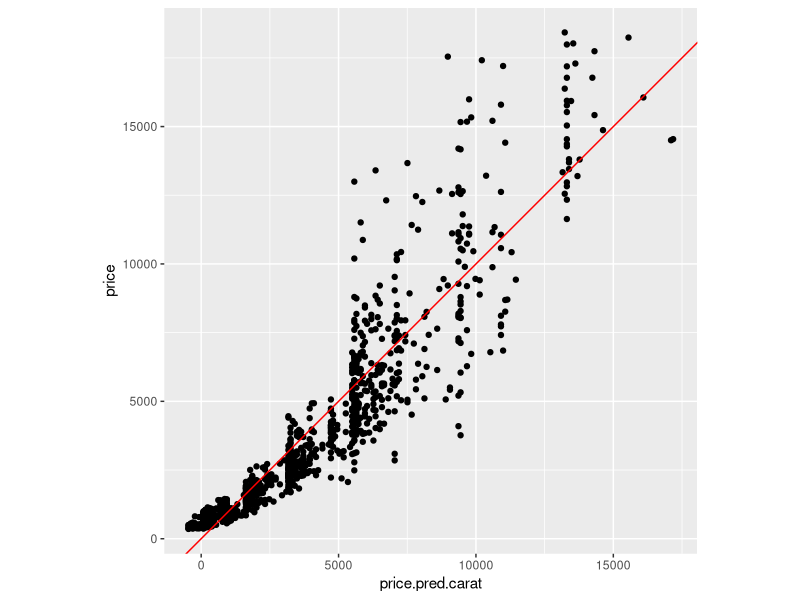
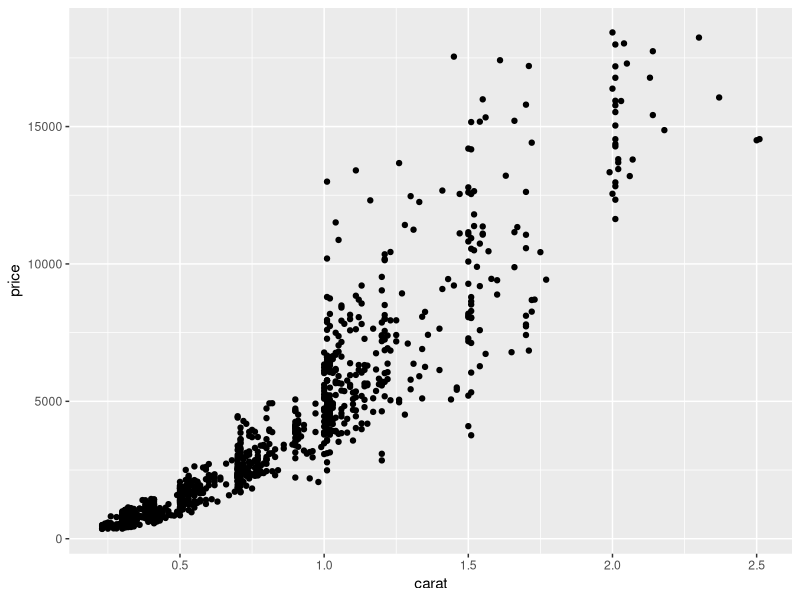
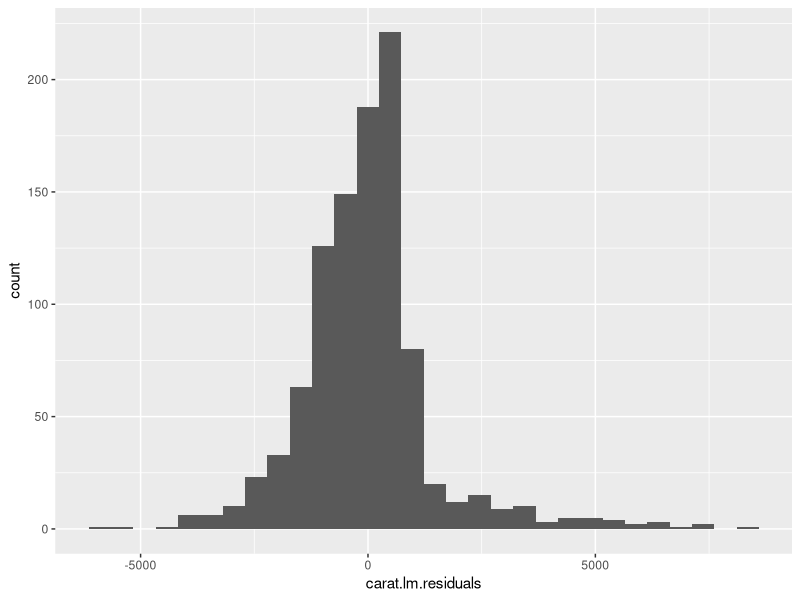
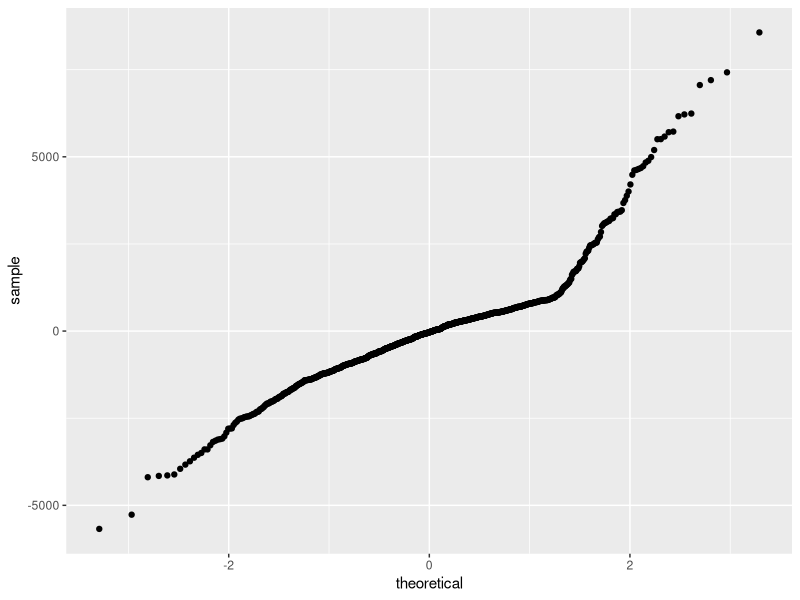
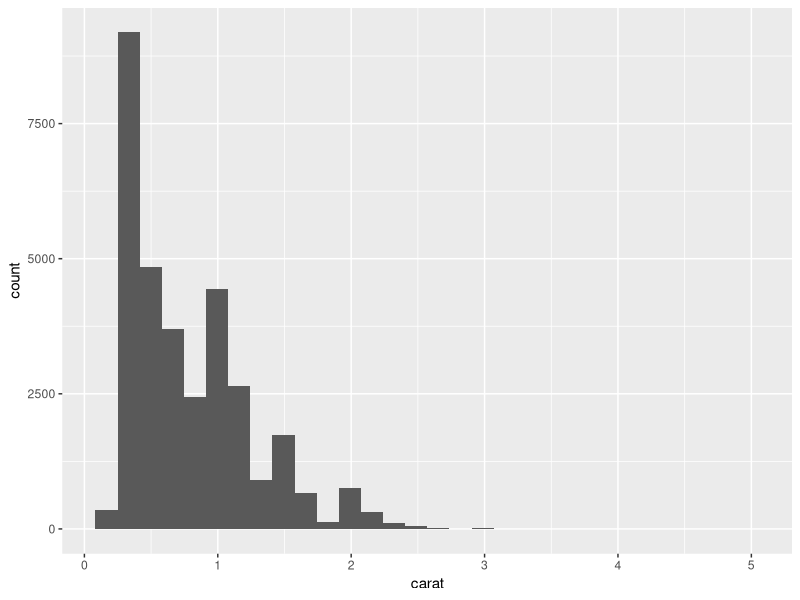
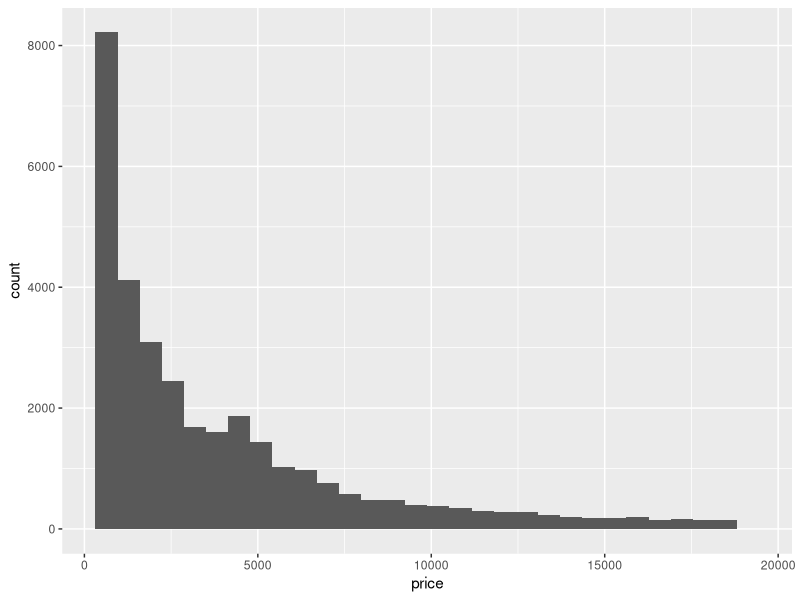
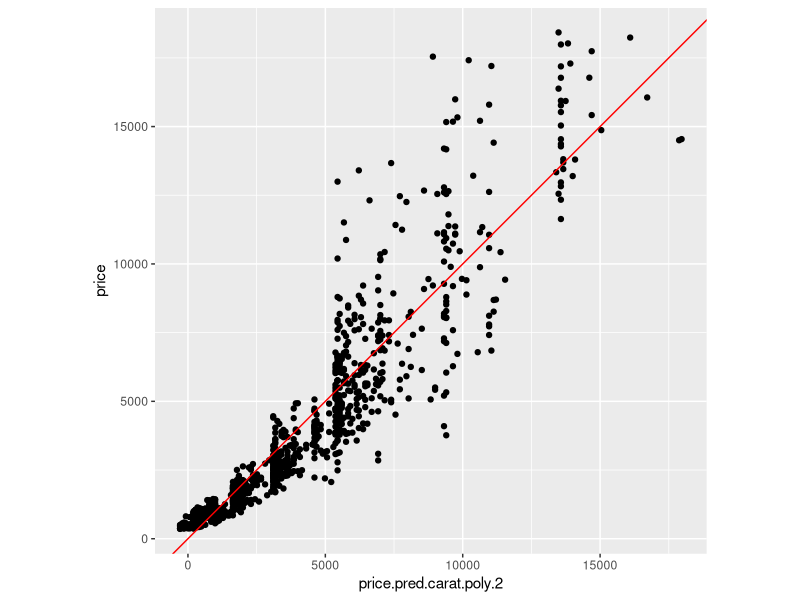
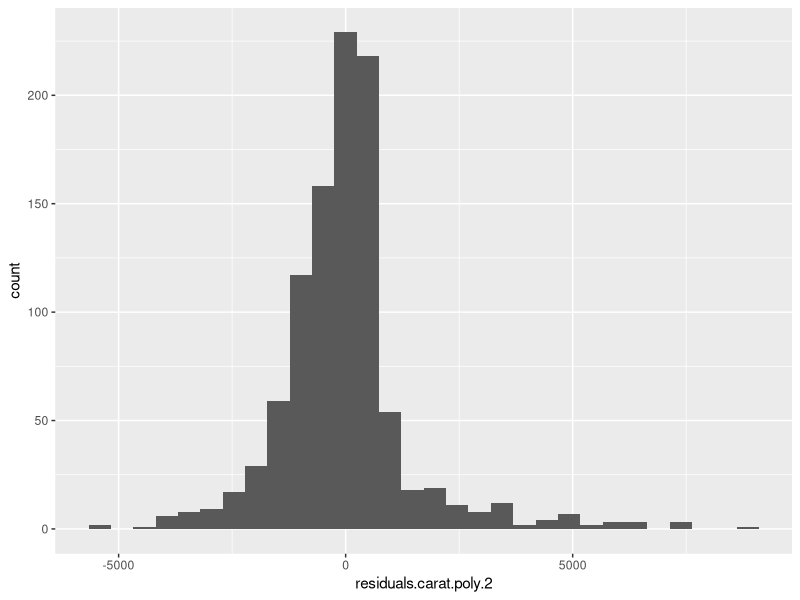

These charts were generated, in order, by the following R code:
library(tidyverse)

# check out our data
diamonds

# TODO some visualizations / data exploration

# training/test/validation split
set.seed(12345)
train.proportion <- 0.6
test.proportion <- 0.2
validation.proportion <- 0.2

# pull out the training data
train.index <- sample(1:nrow(diamonds), nrow(diamonds)*train.proportion)
train.data <- diamonds[train.index,]

# select test and validation from what's left over
holdout.data <- diamonds[-train.index,]
test.index <- sample(1:nrow(holdout.data), nrow(diamonds)*test.proportion)
test.data <- holdout.data[test.index,]
validation.data <- holdout.data[-test.index,]


### train a linear regression model using a single variable as predictor
carat.lm <- lm(data = train.data, price ~ carat)
summary(carat.lm)

train.data$price.pred.carat <- predict(carat.lm, newdata=train.data)

# sample just 1000 points from the validation data for easy plotting
train.data.sample.idx <- sample(1:nrow(train.data), 1000)

# plot price vs. the model predictions
ggplot(data=train.data[train.data.sample.idx,]) + 
  geom_point(mapping = aes(x=price.pred.carat,y=price)) +
  coord_equal(ratio=1) + 
  geom_abline(intercept=0, slope=1, color="red")
# coord_equal ensures the x and y scales are the same

# note: some price predictions are less than 0 - why is this?

# compare with the plot of price vs carat directly
ggplot(data=train.data[train.data.sample.idx,]) + 
  geom_point(mapping = aes(x=carat,y=price))

# check out the distribution of residuals for this model
train.data$carat.lm.residuals <- train.data$price - train.data$price.pred.carat
ggplot(data=train.data[train.data.sample.idx,]) +
  geom_histogram(mapping = aes(x=carat.lm.residuals))

# QQ plot for an assumed normal distribution
# TODO decide whether this should actually be included
ggplot(data=train.data[train.data.sample.idx,]) +
  stat_qq(mapping = aes(sample=carat.lm.residuals),
          distribution = stats::qnorm)

# look at the distributions of carat and price independently
ggplot(data=train.data) +
  geom_histogram(mapping = aes(x=carat))

ggplot(data=train.data) +
  geom_histogram(mapping = aes(x=price))

# TODO try a variable transformation on price and carat


### Polynomial models ###

# try adding a higher-order term
# aka fitting price to a 2nd-order polynomial of carat
carat.lm.poly.2 <- lm(data = train.data, price ~ carat + I(carat^2))
summary(carat.lm.poly.2)

# plot price vs predicted price for the polynomial model
train.data$price.pred.carat.poly.2 <- predict(carat.lm.poly.2, newdata=train.data)
ggplot(data=train.data[train.data.sample.idx,]) + 
  geom_point(mapping = aes(x=price.pred.carat.poly.2,y=price)) +
  coord_equal(ratio=1) + 
  geom_abline(intercept=0, slope=1, color="red")

# look at the distribution of residuals
train.data$residuals.carat.poly.2 <- train.data$price - train.data$price.pred.carat.poly.2
ggplot(data=train.data[train.data.sample.idx,]) +
  geom_histogram(mapping = aes(x=residuals.carat.poly.2))

# QQ plot of poly 2 residuals vs a normal distribution
ggplot(data=train.data[train.data.sample.idx,]) +
  stat_qq(mapping = aes(sample=residuals.carat.poly.2),
          distribution = stats::qnorm)

# try a 3rd-order polynomial
carat.lm.poly.3 <- lm(data = train.data, price ~ carat + I(carat^2) + I(carat^3))
summary(carat.lm.poly.3)

# plot price vs predicted price for the 3rd-order polynomial model
train.data$price.pred.carat.poly.3 <- predict(carat.lm.poly.3, newdata=train.data)

ggplot(data=train.data[train.data.sample.idx,]) + 
  geom_point(mapping = aes(x=price.pred.carat.poly.3,y=price)) +
  coord_equal(ratio=1) + 
  geom_abline(intercept=0, slope=1, color="red")

# look at the distribution of residuals for the poly 3 model
train.data$residuals.carat.poly.3 <- train.data$price - train.data$price.pred.carat.poly.3
ggplot(data=train.data[train.data.sample.idx,]) +
  geom_histogram(mapping = aes(x=residuals.carat.poly.3))

# QQ plot of poly 3 residuals vs a normal distribution
ggplot(data=train.data[train.data.sample.idx,]) +
  stat_qq(mapping = aes(sample=residuals.carat.poly.3),
          distribution = stats::qnorm)


### Why not use higher-order polynomials all the time? ###

# try with a tiny training dataset
set.seed(11235)
train.data.tiny.index <- sample(1:nrow(train.data), 10)
train.data.tiny <- train.data[train.data.tiny.index,]

ggplot(data=train.data.tiny) + 
  geom_point(mapping = aes(x = carat, y = price))

# train our 3 polynomial models on the tiny dataset
tiny.poly.1 <- lm(data=train.data.tiny, price ~ carat)
summary(tiny.poly.1)

tiny.poly.2 <- lm(data=train.data.tiny, price ~ carat + I(carat^2))
summary(tiny.poly.2)

tiny.poly.3 <- lm(data=train.data.tiny, price ~ carat + I(carat^2) + I(carat^3))
summary(tiny.poly.3)

tiny.poly.5 <- lm(data=train.data.tiny, price ~ carat + I(carat^2) + I(carat^3)
                  + I(carat^4) + I(carat^5))
summary(tiny.poly.5)

tiny.poly.8 <- lm(data=train.data.tiny, price ~ carat + I(carat^2) + I(carat^3)
                  + I(carat^4) + I(carat^5) + I(carat^6) + I(carat^7)+ I(carat^8))
summary(tiny.poly.8)
# look at the curves fit by each model

# simple linear model
tiny.poly.1$coefficients
ggplot(data=train.data.tiny) + 
  geom_point(mapping = aes(x = carat, y = price)) + 
  stat_function(geom = "line",
                fun = function(x) tiny.poly.1$coefficients[1] + 
                  tiny.poly.1$coefficients[2]*x
                )


# 2nd-order polynomial
tiny.poly.2$coefficients
ggplot(data=train.data.tiny) + 
  geom_point(mapping = aes(x = carat, y = price)) + 
  stat_function(geom = "line",
                fun = function(x) tiny.poly.2$coefficients[1] + 
                  tiny.poly.2$coefficients[2]*x + 
                  tiny.poly.2$coefficients[3]*x^2
  )

# 3rd-order polynomial
tiny.poly.3$coefficients
ggplot(data=train.data.tiny) + 
  geom_point(mapping = aes(x = carat, y = price)) + 
  stat_function(geom = "line",
                fun = function(x) tiny.poly.3$coefficients[1] + 
                  tiny.poly.3$coefficients[2]*x + 
                  tiny.poly.3$coefficients[3]*x^2 + 
                  tiny.poly.3$coefficients[4]*x^3
  )


# 5th-order polynomial
tiny.poly.5$coefficients
ggplot(data=train.data.tiny) + 
  geom_point(mapping = aes(x = carat, y = price)) + 
  stat_function(geom = "line",
                fun = function(x) tiny.poly.5$coefficients[1] + 
                  tiny.poly.5$coefficients[2]*x + 
                  tiny.poly.5$coefficients[3]*x^2 + 
                  tiny.poly.5$coefficients[4]*x^3 + 
                  tiny.poly.5$coefficients[5]*x^4 + 
                  tiny.poly.5$coefficients[6]*x^5
  )


# 8th-order polynomial
tiny.poly.8$coefficients
ggplot(data=train.data.tiny) + 
  geom_point(mapping = aes(x = carat, y = price)) + 
  stat_function(geom = "line",
                fun = function(x) tiny.poly.8$coefficients[1] + 
                  tiny.poly.8$coefficients[2]*x + 
                  tiny.poly.8$coefficients[3]*x^2 + 
                  tiny.poly.8$coefficients[4]*x^3 + 
                  tiny.poly.8$coefficients[5]*x^4 + 
                  tiny.poly.8$coefficients[6]*x^5 + 
                  tiny.poly.8$coefficients[7]*x^6 + 
                  tiny.poly.8$coefficients[8]*x^7 + 
                  tiny.poly.8$coefficients[9]*x^8
  )

# check out the validation results
val.preds.tiny.poly.1 <- predict(tiny.poly.1, newdata = validation.data)
ggplot() +
  geom_point(mapping = aes(x=val.preds.tiny.poly.1, y=validation.data$price)) +
  coord_equal(ratio=1) + 
  geom_abline(intercept=0, slope=1, color="red") + 
  ggtitle("Tiny Polynomial Model 1")

val.preds.tiny.poly.2 <- predict(tiny.poly.2, newdata = validation.data)
ggplot() +
  geom_point(mapping = aes(x=val.preds.tiny.poly.2, y=validation.data$price)) +
  coord_equal(ratio=1) + 
  geom_abline(intercept=0, slope=1, color="red") + 
  ggtitle("Tiny Polynomial Model 2")

val.preds.tiny.poly.3 <- predict(tiny.poly.3, newdata = validation.data)
ggplot() +
  geom_point(mapping = aes(x=val.preds.tiny.poly.3, y=validation.data$price)) +
  coord_equal(ratio=1) + 
  geom_abline(intercept=0, slope=1, color="red") + 
  ggtitle("Tiny Polynomial Model 3")

val.preds.tiny.poly.5 <- predict(tiny.poly.5, newdata = validation.data)
ggplot() +
  geom_point(mapping = aes(x=val.preds.tiny.poly.5, y=validation.data$price)) +
  geom_abline(intercept=0, slope=1, color="red") + 
  ggtitle("Tiny Polynomial Model 5")

val.preds.tiny.poly.8 <- predict(tiny.poly.8, newdata = validation.data)
ggplot() +
  geom_point(mapping = aes(x=val.preds.tiny.poly.8, y=validation.data$price)) +
  geom_abline(intercept=0, slope=1, color="red") + 
  ggtitle("Tiny Polynomial Model 8")

# some predictions WAY off for the higher-order models - why is this?

# compare accuracy measures across models
library(forecast)
accuracy(val.preds.tiny.poly.1, validation.data$price)
accuracy(val.preds.tiny.poly.2, validation.data$price)
accuracy(val.preds.tiny.poly.3, validation.data$price)
accuracy(val.preds.tiny.poly.5, validation.data$price)
accuracy(val.preds.tiny.poly.8, validation.data$price)

# ME: Mean Error
# RMSE: Root Mean Squared Error
# MAE: Mean Absolute Error
# MPE: Mean Percentage Error
# MAPE: Mean Absolute Percentage Error

# what about R-squared?
cor(val.preds.tiny.poly.1, validation.data$price) ^ 2
cor(val.preds.tiny.poly.2, validation.data$price) ^ 2
cor(val.preds.tiny.poly.3, validation.data$price) ^ 2
cor(val.preds.tiny.poly.5, validation.data$price) ^ 2
cor(val.preds.tiny.poly.8, validation.data$price) ^ 2

# what about adjusted R-squared?
